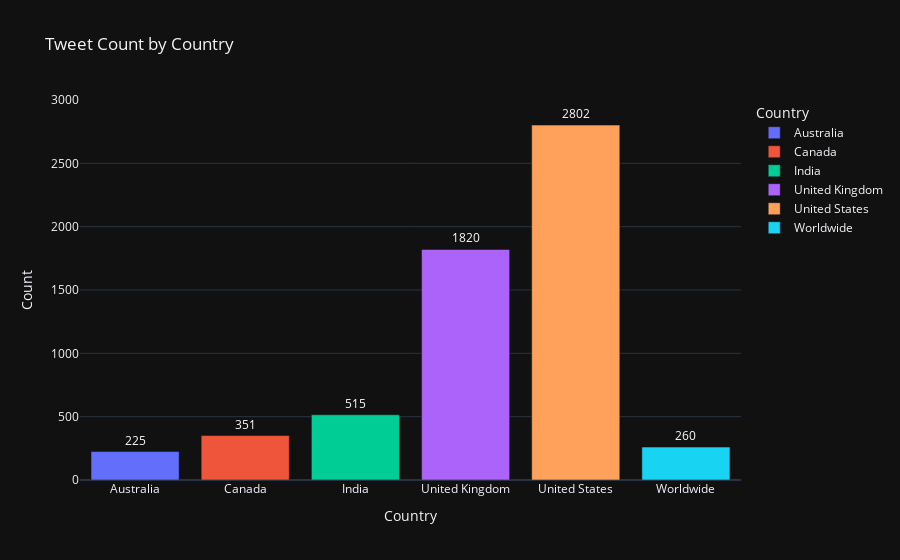

The notebook cell this image was saved under:
### Code cell
tweets_per_location['Country'] = tweets_per_location['Location'].apply(categorize_country)
tweet_counts__per_country = tweets_per_location.groupby('Country', as_index=False)['counts'].sum()

fig = px.bar(
    tweet_counts__per_country, 
    x='Country', 
    y='counts', 
    color='Country',
    title='Tweet Count by Country',
    labels={'Country': 'Country', 'counts': 'Count'},
    text='counts'
)

fig.update_layout(
    xaxis_title='Country',
    yaxis_title='Count',
    yaxis=dict(
        range=[0, 3000] 
    ),
    template='plotly_dark'
)

fig.update_traces(
    texttemplate='%{text}',
    textposition='outside',
    textfont=dict(size=12, color='white')
)

fig.show()

### Figure 1 — Plotly figure (JSON) as saved in the notebook; plotly's stock layout.template omitted (floating-point values rounded to 4 significant figures)
{"data": [{"alignmentgroup": "True", "hovertemplate": "Country=%{x}<br>Count=%{text}<extra></extra>", "legendgroup": "Australia", "marker": {"color": "#636efa", "pattern": {"shape": ""}}, "name": "Australia", "offsetgroup": "Australia", "orientation": "v", "showlegend": true, "text": [225], "textfont": {"color": "white", "size": 12}, "textposition": "outside", "texttemplate": "%{text}", "type": "bar", "x": ["Australia"], "xaxis": "x", "y": [225], "yaxis": "y"}, {"alignmentgroup": "True", "hovertemplate": "Country=%{x}<br>Count=%{text}<extra></extra>", "legendgroup": "Canada", "marker": {"color": "#EF553B", "pattern": {"shape": ""}}, "name": "Canada", "offsetgroup": "Canada", "orientation": "v", "showlegend": true, "text": [351], "textfont": {"color": "white", "size": 12}, "textposition": "outside", "texttemplate": "%{text}", "type": "bar", "x": ["Canada"], "xaxis": "x", "y": [351], "yaxis": "y"}, {"alignmentgroup": "True", "hovertemplate": "Country=%{x}<br>Count=%{text}<extra></extra>", "legendgroup": "India", "marker": {"color": "#00cc96", "pattern": {"shape": ""}}, "name": "India", "offsetgroup": "India", "orientation": "v", "showlegend": true, "text": [515], "textfont": {"color": "white", "size": 12}, "textposition": "outside", "texttemplate": "%{text}", "type": "bar", "x": ["India"], "xaxis": "x", "y": [515], "yaxis": "y"}, {"alignmentgroup": "True", "hovertemplate": "Country=%{x}<br>Count=%{text}<extra></extra>", "legendgroup": "United Kingdom", "marker": {"color": "#ab63fa", "pattern": {"shape": ""}}, "name": "United Kingdom", "offsetgroup": "United Kingdom", "orientation": "v", "showlegend": true, "text": [1820], "textfont": {"color": "white", "size": 12}, "textposition": "outside", "texttemplate": "%{text}", "type": "bar", "x": ["United Kingdom"], "xaxis": "x", "y": [1820], "yaxis": "y"}, {"alignmentgroup": "True", "hovertemplate": "Country=%{x}<br>Count=%{text}<extra></extra>", "legendgroup": "United States", "marker": {"color": "#FFA15A", "pattern": {"shape": ""}}, "name": "United States", "offsetgroup": "United States", "orientation": "v", "showlegend": true, "text": [2802], "textfont": {"color": "white", "size": 12}, "textposition": "outside", "texttemplate": "%{text}", "type": "bar", "x": ["United States"], "xaxis": "x", "y": [2802], "yaxis": "y"}, {"alignmentgroup": "True", "hovertemplate": "Country=%{x}<br>Count=%{text}<extra></extra>", "legendgroup": "Worldwide", "marker": {"color": "#19d3f3", "pattern": {"shape": ""}}, "name": "Worldwide", "offsetgroup": "Worldwide", "orientation": "v", "showlegend": true, "text": [260], "textfont": {"color": "white", "size": 12}, "textposition": "outside", "texttemplate": "%{text}", "type": "bar", "x": ["Worldwide"], "xaxis": "x", "y": [260], "yaxis": "y"}], "layout": {"barmode": "relative", "legend": {"title": {"text": "Country"}, "tracegroupgap": 0}, "title": {"text": "Tweet Count by Country"}, "xaxis": {"anchor": "y", "categoryarray": ["Australia", "Canada", "India", "United Kingdom", "United States", "Worldwide"], "categoryorder": "array", "domain": [0, 1], "title": {"text": "Country"}}, "yaxis": {"anchor": "x", "domain": [0, 1], "range": [0, 3000], "title": {"text": "Count"}}}}
